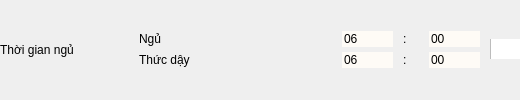
            <widget class="QWidget" name="widget_34" native="true">
             <property name="sizePolicy">
              <sizepolicy hsizetype="Fixed" vsizetype="Fixed">
               <horstretch>0</horstretch>
               <verstretch>0</verstretch>
              </sizepolicy>
             </property>
             <property name="minimumSize">
              <size>
               <width>520</width>
               <height>100</height>
              </size>
             </property>
             <property name="maximumSize">
              <size>
               <width>520</width>
               <height>100</height>
              </size>
             </property>
             <layout class="QGridLayout" name="gridLayout_55">
              <property name="leftMargin">
               <number>0</number>
              </property>
              <property name="topMargin">
               <number>0</number>
              </property>
              <property name="rightMargin">
               <number>0</number>
              </property>
              <property name="bottomMargin">
               <number>0</number>
              </property>
              <property name="spacing">
               <number>0</number>
              </property>
              <item row="0" column="3">
               <widget class="QCheckBox" name="checkBox_22">
                <property name="minimumSize">
                 <size>
                  <width>30</width>
                  <height>20</height>
                 </size>
                </property>
                <property name="maximumSize">
                 <size>
                  <width>30</width>
                  <height>20</height>
                 </size>
                </property>
                <property name="styleSheet">
                 <string notr="true">QCheckBox::indicator {
     width: 40px;
     height: 40px;
 }
</string>
                </property>
                <property name="text">
                 <string/>
                </property>
               </widget>
              </item>
              <item row="0" column="1">
               <spacer name="horizontalSpacer_5">
                <property name="orientation">
                 <enum>Qt::Horizontal</enum>
                </property>
                <property name="sizeType">
                 <enum>QSizePolicy::Fixed</enum>
                </property>
                <property name="sizeHint" stdset="0">
                 <size>
                  <width>55</width>
                  <height>20</height>
                 </size>
                </property>
               </spacer>
              </item>
              <item row="0" column="0">
               <widget class="QLabel" name="label_64">
                <property name="styleSheet">
                 <string notr="true">font: 20pt &quot;MS Shell Dlg 2&quot;;border:0px;</string>
                </property>
                <property name="text">
                 <string>Thời gian ngủ</string>
                </property>
               </widget>
              </item>
              <item row="0" column="2">
               <widget class="QWidget" name="widget_50" native="true">
                <property name="minimumSize">
                 <size>
                  <width>0</width>
                  <height>0</height>
                 </size>
                </property>
                <property name="maximumSize">
                 <size>
                  <width>16777215</width>
                  <height>16777215</height>
                 </size>
                </property>
                <layout class="QGridLayout" name="gridLayout_56">
                 <property name="leftMargin">
                  <number>10</number>
                 </property>
                 <property name="topMargin">
                  <number>10</number>
                 </property>
                 <property name="rightMargin">
                  <number>10</number>
                 </property>
                 <property name="bottomMargin">
                  <number>10</number>
                 </property>
                 <property name="spacing">
                  <number>5</number>
                 </property>
                 <item row="1" column="1">
                  <widget class="QLabel" name="label_65">
                   <property name="styleSheet">
                    <string notr="true">font: 18pt &quot;MS Shell Dlg 2&quot;;border:0px;</string>
                   </property>
                   <property name="text">
                    <string>Thức dậy</string>
                   </property>
                  </widget>
                 </item>
                 <item row="0" column="2">
                  <layout class="QHBoxLayout" name="workLayout_42">
                   <property name="spacing">
                    <number>10</number>
                   </property>
                   <property name="sizeConstraint">
                    <enum>QLayout::SetMaximumSize</enum>
                   </property>
                   <property name="topMargin">
                    <number>0</number>
                   </property>
                   <item>
                    <widget class="QLineEdit" name="wakehInput_52">
                     <property name="maximumSize">
                      <size>
                       <width>51</width>
                       <height>43</height>
                      </size>
                     </property>
                     <property name="contextMenuPolicy">
                      <enum>Qt::DefaultContextMenu</enum>
                     </property>
                     <property name="styleSheet">
                      <string notr="true">font: 18pt &quot;MS Shell Dlg 2&quot;;
background-color: rgb(254, 251, 246);
border:0px;</string>
                     </property>
                     <property name="inputMethodHints">
                      <set>Qt::ImhPreferNumbers</set>
                     </property>
                     <property name="text">
                      <string>06</string>
                     </property>
                     <property name="maxLength">
                      <number>2</number>
                     </property>
                    </widget>
                   </item>
                   <item>
                    <widget class="QLabel" name="space_73">
                     <property name="maximumSize">
                      <size>
                       <width>16</width>
                       <height>43</height>
                      </size>
                     </property>
                     <property name="styleSheet">
                      <string notr="true">font: 18pt &quot;MS Shell Dlg 2&quot;;border:0px;</string>
                     </property>
                     <property name="inputMethodHints">
                      <set>Qt::ImhNone</set>
                     </property>
                     <property name="text">
                      <string>:</string>
                     </property>
                    </widget>
                   </item>
                   <item>
                    <widget class="QLineEdit" name="wakemInput_72">
                     <property name="sizePolicy">
                      <sizepolicy hsizetype="Expanding" vsizetype="Fixed">
                       <horstretch>0</horstretch>
                       <verstretch>0</verstretch>
                      </sizepolicy>
                     </property>
                     <property name="maximumSize">
                      <size>
                       <width>51</width>
                       <height>43</height>
                      </size>
                     </property>
                     <property name="styleSheet">
                      <string notr="true">font: 18pt &quot;MS Shell Dlg 2&quot;;
background-color: rgb(254, 251, 246);
border:0px;</string>
                     </property>
                     <property name="inputMethodHints">
                      <set>Qt::ImhPreferNumbers</set>
                     </property>
                     <property name="text">
                      <string>00</string>
                     </property>
                     <property name="maxLength">
                      <number>2</number>
                     </property>
                    </widget>
                   </item>
                  </layout>
                 </item>
                 <item row="0" column="1">
                  <widget class="QLabel" name="label_90">
                   <property name="styleSheet">
                    <string notr="true">font: 18pt &quot;MS Shell Dlg 2&quot;;border:0px;</string>
                   </property>
                   <property name="text">
                    <string>Ngủ</string>
                   </property>
                  </widget>
                 </item>
                 <item row="1" column="2">
                  <layout class="QHBoxLayout" name="workLayout_43">
                   <property name="spacing">
                    <number>10</number>
                   </property>
                   <property name="sizeConstraint">
                    <enum>QLayout::SetMaximumSize</enum>
                   </property>
                   <property name="topMargin">
                    <number>0</number>
                   </property>
                   <item>
                    <widget class="QLineEdit" name="wakehInput_53">
                     <property name="maximumSize">
                      <size>
                       <width>51</width>
                       <height>43</height>
                      </size>
                     </property>
                     <property name="contextMenuPolicy">
                      <enum>Qt::DefaultContextMenu</enum>
                     </property>
                     <property name="styleSheet">
                      <string notr="true">font: 18pt &quot;MS Shell Dlg 2&quot;;
background-color: rgb(254, 251, 246);
border:0px;</string>
                     </property>
                     <property name="inputMethodHints">
                      <set>Qt::ImhPreferNumbers</set>
                     </property>
                     <property name="text">
                      <string>06</string>
                     </property>
                     <property name="maxLength">
                      <number>2</number>
                     </property>
                    </widget>
                   </item>
                   <item>
                    <widget class="QLabel" name="space_74">
                     <property name="maximumSize">
                      <size>
                       <width>16</width>
                       <height>43</height>
                      </size>
                     </property>
                     <property name="styleSheet">
                      <string notr="true">font: 18pt &quot;MS Shell Dlg 2&quot;;border:0px;</string>
                     </property>
                     <property name="inputMethodHints">
                      <set>Qt::ImhNone</set>
                     </property>
                     <property name="text">
                      <string>:</string>
                     </property>
                    </widget>
                   </item>
                   <item>
                    <widget class="QLineEdit" name="wakemInput_73">
                     <property name="sizePolicy">
                      <sizepolicy hsizetype="Expanding" vsizetype="Fixed">
                       <horstretch>0</horstretch>
                       <verstretch>0</verstretch>
                      </sizepolicy>
                     </property>
                     <property name="maximumSize">
                      <size>
                       <width>51</width>
                       <height>43</height>
                      </size>
                     </property>
                     <property name="styleSheet">
                      <string notr="true">font: 18pt &quot;MS Shell Dlg 2&quot;;
background-color: rgb(254, 251, 246);
border:0px;</string>
                     </property>
                     <property name="inputMethodHints">
                      <set>Qt::ImhPreferNumbers</set>
                     </property>
                     <property name="text">
                      <string>00</string>
                     </property>
                     <property name="maxLength">
                      <number>2</number>
                     </property>
                    </widget>
                   </item>
                  </layout>
                 </item>
                </layout>
               </widget>
              </item>
             </layout>
            </widget>
